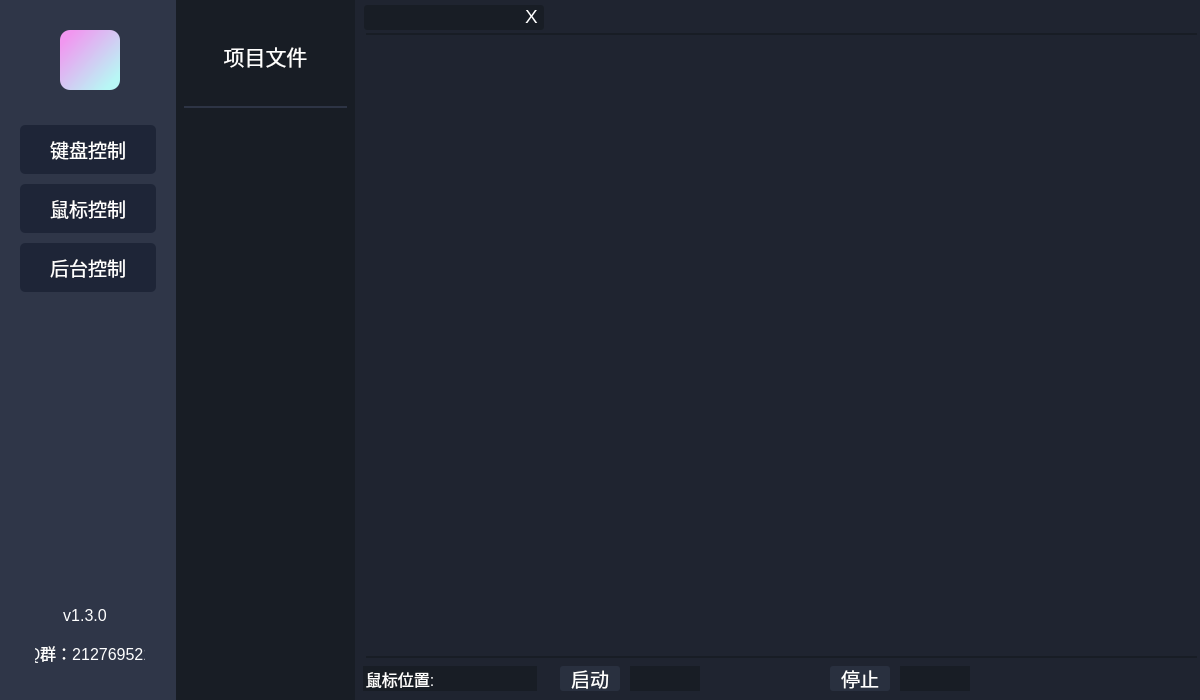
<?xml version="1.0" encoding="UTF-8"?>
<ui version="4.0">
 <class>Form</class>
 <widget class="QWidget" name="Form">
  <property name="geometry">
   <rect>
    <x>0</x>
    <y>0</y>
    <width>1200</width>
    <height>700</height>
   </rect>
  </property>
  <property name="minimumSize">
   <size>
    <width>1200</width>
    <height>700</height>
   </size>
  </property>
  <property name="maximumSize">
   <size>
    <width>1200</width>
    <height>700</height>
   </size>
  </property>
  <property name="windowTitle">
   <string>听雨按键辅助</string>
  </property>
  <property name="styleSheet">
   <string notr="true">*{
	font-family:楷体;
	color:white;
}

QLabel#label_6{
    background-color:#2d3445;
}
QLabel#label_7{
    background-color:#181D25;
}
QLabel#label_8{
    background-color:#181D25;
}
QLabel#label_11{
	font-size:24pt;
	color:red;
    background-color:#181D25,50%;
}

QLabel#label_9
{
    font-size:12pt;
    /*背景颜色*/  
    background-color:#181D25;
}
QLabel#label_10
{
    font-size:12pt;
    /*背景颜色*/  
	background-color:#181D25;
}

QWidget { 
background-color: #1F2430;
border-radius: 0px;
}

QLabel#label_4 { 
background-color: qlineargradient(spread:pad, x1:0.114, y1:0.131, x2:0.869, y2:0.869318, stop:0 rgba(241, 151, 240, 255), stop:1 rgba(184, 247, 245, 255));
border-radius: 10px;
}

QLabel#label_5 { 
background-color: #181D25;
border-radius: 3px;

}

QLabel { 
background-color: #2f3648;
border-radius: 0px;
}

QLineEdit
{
    font-size:12pt;
    /*背景颜色*/  
    background-color:#181D25;
}

QPushButton#Button1
{
	border-radius:3px;
}
QPushButton#Button2
{
	border-radius:3px;
}
QPushButton#Button3
{
	border-radius:3px;
}


/*按钮普通态*/
QPushButton
{
    font-size:14pt;
    /*背景颜色*/  
    background-color:#29303f;
    /*边框圆角半径*/ 
    border-radius:5px;
}
 
/*按钮停留态*/
QPushButton:hover
{
    /*背景颜色*/  
    background-color:#363A45;
}
 
/*按钮按下态*/
QPushButton:pressed
{
    /*背景颜色*/  
    background-color:#000000;
    /*左内边距为3像素，让按下时字向右移动3像素*/  
    padding-left:1px;
    /*上内边距为3像素，让按下时字向下移动3像素*/  
    padding-top:1px;
}


/*滑块原始状态*/
QScrollBar::handle:vertical
{
    background:#404755;  
}

/*滑块光标经过状态*/
QScrollBar::handle:vertical:hover 
{
    background-color:#4F5767;
}


/*滑块已经经过的滑轨区域的颜色*/
QScrollBar::add-page:vertical
{
    background:#2F3648;
}

/*滑块还没经过的滑轨区域的颜色*/
QScrollBar::sub-page:vertical
{
    background:#2F3648; 
}


</string>
  </property>
  <widget class="QLabel" name="label">
   <property name="geometry">
    <rect>
     <x>0</x>
     <y>0</y>
     <width>181</width>
     <height>700</height>
    </rect>
   </property>
   <property name="minimumSize">
    <size>
     <width>0</width>
     <height>0</height>
    </size>
   </property>
   <property name="text">
    <string/>
   </property>
   <property name="scaledContents">
    <bool>false</bool>
   </property>
  </widget>
  <widget class="QPlainTextEdit" name="plainTextEdit">
   <property name="geometry">
    <rect>
     <x>363</x>
     <y>35</y>
     <width>831</width>
     <height>621</height>
    </rect>
   </property>
   <property name="contextMenuPolicy">
    <enum>Qt::CustomContextMenu</enum>
   </property>
   <property name="styleSheet">
    <string notr="true">QPlainTextEdit
{
    font-size:14pt;
	selection-background-color:#2A3546
}
</string>
   </property>
   <property name="tabChangesFocus">
    <bool>false</bool>
   </property>
   <property name="readOnly">
    <bool>false</bool>
   </property>
   <property name="plainText">
    <string/>
   </property>
   <property name="tabStopDistance">
    <double>40.000000000000000</double>
   </property>
   <property name="cursorWidth">
    <number>1</number>
   </property>
  </widget>
  <widget class="QLabel" name="label_2">
   <property name="geometry">
    <rect>
     <x>180</x>
     <y>40</y>
     <width>171</width>
     <height>31</height>
    </rect>
   </property>
   <property name="styleSheet">
    <string notr="true">QLabel#label_2{

    font-size:16pt;
    /*背景颜色*/  
    background-color:#181D25;

}</string>
   </property>
   <property name="text">
    <string>项目文件</string>
   </property>
   <property name="alignment">
    <set>Qt::AlignCenter</set>
   </property>
  </widget>
  <widget class="QListWidget" name="listWidget">
   <property name="geometry">
    <rect>
     <x>180</x>
     <y>130</y>
     <width>171</width>
     <height>571</height>
    </rect>
   </property>
   <property name="contextMenuPolicy">
    <enum>Qt::CustomContextMenu</enum>
   </property>
   <property name="styleSheet">
    <string notr="true">QListWidget#listWidget{

    font-size:12pt;
    /*背景颜色*/  
    background-color:#181D25;
	/*不显示虚线*/
	outline:0px;
}

/*原始状态*/
QListWidget::item{
	/*上下宽度*/
	padding-top:4px;
	padding-bottom:4px;
	/*间隔*/
	margin-top:1px;
	margin-bottom:1px;
	background-color:#1e2537;
	border-radius:3px;
}

/*悬停状态*/
QListWidget::item:hover{
	background-color:#292e3a;
}

/*选中状态*/
QListWidget::item:selected
{
    background-color:#000000;
}

/*失去焦点状态*/
QListWidget::item:selected:!active
{
border-width:0px; 
background:#000000;
color:white;
 }

</string>
   </property>
  </widget>
  <widget class="QLabel" name="label_3">
   <property name="geometry">
    <rect>
     <x>176</x>
     <y>0</y>
     <width>179</width>
     <height>701</height>
    </rect>
   </property>
   <property name="styleSheet">
    <string notr="true">QLabel#label_3{

    /*背景颜色*/  
    background-color:#181D25;

}</string>
   </property>
   <property name="text">
    <string/>
   </property>
  </widget>
  <widget class="QLineEdit" name="lineEdit1">
   <property name="geometry">
    <rect>
     <x>630</x>
     <y>666</y>
     <width>70</width>
     <height>25</height>
    </rect>
   </property>
   <property name="contextMenuPolicy">
    <enum>Qt::CustomContextMenu</enum>
   </property>
   <property name="text">
    <string/>
   </property>
   <property name="alignment">
    <set>Qt::AlignCenter</set>
   </property>
  </widget>
  <widget class="QLineEdit" name="lineEdit2">
   <property name="geometry">
    <rect>
     <x>900</x>
     <y>666</y>
     <width>70</width>
     <height>25</height>
    </rect>
   </property>
   <property name="contextMenuPolicy">
    <enum>Qt::CustomContextMenu</enum>
   </property>
   <property name="alignment">
    <set>Qt::AlignCenter</set>
   </property>
  </widget>
  <widget class="QPushButton" name="Button1">
   <property name="geometry">
    <rect>
     <x>560</x>
     <y>666</y>
     <width>60</width>
     <height>25</height>
    </rect>
   </property>
   <property name="text">
    <string>启动</string>
   </property>
  </widget>
  <widget class="QPushButton" name="Button2">
   <property name="geometry">
    <rect>
     <x>830</x>
     <y>666</y>
     <width>60</width>
     <height>25</height>
    </rect>
   </property>
   <property name="text">
    <string>停止</string>
   </property>
  </widget>
  <widget class="QLabel" name="label_4">
   <property name="geometry">
    <rect>
     <x>60</x>
     <y>30</y>
     <width>60</width>
     <height>60</height>
    </rect>
   </property>
   <property name="styleSheet">
    <string notr="true"/>
   </property>
   <property name="text">
    <string/>
   </property>
   <property name="pixmap">
    <pixmap>UI/logo_ui.png</pixmap>
   </property>
   <property name="scaledContents">
    <bool>true</bool>
   </property>
  </widget>
  <widget class="QListWidget" name="listWidget_2">
   <property name="geometry">
    <rect>
     <x>0</x>
     <y>120</y>
     <width>176</width>
     <height>581</height>
    </rect>
   </property>
   <property name="styleSheet">
    <string notr="true">QListWidget#listWidget_2{

    font-size:14pt;
    /*背景颜色*/  
    background-color:#2F3648;
	/*不显示虚线*/
	outline:0px;
}

/*原始状态*/
QListWidget::item{
	/*上下宽度*/
	padding-top:10px;
	padding-bottom:10px;
	/*间隔*/
	margin-top:5px;
	margin-bottom:5px;
	margin-left:20px;
	margin-right:20px;
	background-color:#1e2537;
	border-radius:5px;
}

/*悬停状态*/
QListWidget::item:hover{
	background-color:#181D25;
}

/*选中状态*/
QListWidget::item:selected
{
    background-color:#000000;
}

/*失去焦点状态*/
QListWidget::item:selected:!active
{
border-width:0px; 
background:#000000;
color:white;
 }

</string>
   </property>
   <item>
    <property name="text">
     <string>键盘控制</string>
    </property>
    <property name="textAlignment">
     <set>AlignCenter</set>
    </property>
   </item>
   <item>
    <property name="text">
     <string>鼠标控制</string>
    </property>
    <property name="textAlignment">
     <set>AlignCenter</set>
    </property>
   </item>
   <item>
    <property name="text">
     <string>后台控制</string>
    </property>
    <property name="textAlignment">
     <set>AlignCenter</set>
    </property>
   </item>
  </widget>
  <widget class="QLabel" name="label_5">
   <property name="geometry">
    <rect>
     <x>364</x>
     <y>5</y>
     <width>180</width>
     <height>25</height>
    </rect>
   </property>
   <property name="styleSheet">
    <string notr="true">QLabel#label_5{

    font-size:12pt;
    /*字体颜色为白色*/    
    color:white;

}</string>
   </property>
   <property name="text">
    <string/>
   </property>
   <property name="alignment">
    <set>Qt::AlignCenter</set>
   </property>
  </widget>
  <widget class="QPushButton" name="Button3">
   <property name="geometry">
    <rect>
     <x>520</x>
     <y>5</y>
     <width>23</width>
     <height>23</height>
    </rect>
   </property>
   <property name="styleSheet">
    <string notr="true">/*按钮普通态*/
QPushButton#Button3
{
    font-size:14pt;
    /*背景颜色*/  
	background: transparent;
    /*background-color:#181D25;*/
    /*边框圆角半径*/ 
    border-radius:5px;
}
 
/*按钮停留态*/
QPushButton#Button3:hover
{
    /*背景颜色*/  
    background-color:#363A45;
}
 
/*按钮按下态*/
QPushButton#Button3:pressed
{
    /*背景颜色*/  
    background-color:#000000;
    /*左内边距为3像素，让按下时字向右移动3像素*/  
    padding-left:1px;
    /*上内边距为3像素，让按下时字向下移动3像素*/  
    padding-top:1px;
}</string>
   </property>
   <property name="text">
    <string>X</string>
   </property>
  </widget>
  <widget class="QLabel" name="label_6">
   <property name="geometry">
    <rect>
     <x>184</x>
     <y>106</y>
     <width>163</width>
     <height>2</height>
    </rect>
   </property>
   <property name="text">
    <string/>
   </property>
  </widget>
  <widget class="QLabel" name="label_7">
   <property name="geometry">
    <rect>
     <x>366</x>
     <y>33</y>
     <width>831</width>
     <height>2</height>
    </rect>
   </property>
   <property name="text">
    <string/>
   </property>
  </widget>
  <widget class="QLabel" name="label_8">
   <property name="geometry">
    <rect>
     <x>366</x>
     <y>656</y>
     <width>831</width>
     <height>2</height>
    </rect>
   </property>
   <property name="text">
    <string/>
   </property>
  </widget>
  <widget class="QLabel" name="label_9">
   <property name="geometry">
    <rect>
     <x>363</x>
     <y>666</y>
     <width>74</width>
     <height>25</height>
    </rect>
   </property>
   <property name="styleSheet">
    <string notr="true">QLabel#label_2{

    font-size:16pt;
    /*背景颜色*/  
    background-color:#181D25;

}</string>
   </property>
   <property name="text">
    <string>鼠标位置:</string>
   </property>
   <property name="alignment">
    <set>Qt::AlignCenter</set>
   </property>
  </widget>
  <widget class="QLineEdit" name="lineEdit3">
   <property name="geometry">
    <rect>
     <x>437</x>
     <y>666</y>
     <width>100</width>
     <height>25</height>
    </rect>
   </property>
   <property name="contextMenuPolicy">
    <enum>Qt::CustomContextMenu</enum>
   </property>
   <property name="text">
    <string/>
   </property>
   <property name="alignment">
    <set>Qt::AlignCenter</set>
   </property>
  </widget>
  <widget class="QLabel" name="label_10">
   <property name="geometry">
    <rect>
     <x>40</x>
     <y>600</y>
     <width>90</width>
     <height>31</height>
    </rect>
   </property>
   <property name="styleSheet">
    <string notr="true">QLabel#label_10{

    font-size:12pt;
    /*背景颜色*/  
    background-color:#2F3648;

}</string>
   </property>
   <property name="text">
    <string>v1.3.0</string>
   </property>
   <property name="alignment">
    <set>Qt::AlignCenter</set>
   </property>
  </widget>
  <widget class="QLabel" name="label_11">
   <property name="geometry">
    <rect>
     <x>620</x>
     <y>260</y>
     <width>301</width>
     <height>111</height>
    </rect>
   </property>
   <property name="text">
    <string/>
   </property>
   <property name="alignment">
    <set>Qt::AlignCenter</set>
   </property>
  </widget>
  <widget class="QLabel" name="label_12">
   <property name="geometry">
    <rect>
     <x>35</x>
     <y>637</y>
     <width>110</width>
     <height>31</height>
    </rect>
   </property>
   <property name="styleSheet">
    <string notr="true">QLabel#label_12{

    font-size:12pt;
    /*背景颜色*/  
    background-color:#2F3648;

}</string>
   </property>
   <property name="text">
    <string>Q群：212769521</string>
   </property>
   <property name="alignment">
    <set>Qt::AlignCenter</set>
   </property>
  </widget>
  <zorder>label</zorder>
  <zorder>label_3</zorder>
  <zorder>plainTextEdit</zorder>
  <zorder>label_2</zorder>
  <zorder>listWidget</zorder>
  <zorder>lineEdit1</zorder>
  <zorder>lineEdit2</zorder>
  <zorder>Button1</zorder>
  <zorder>Button2</zorder>
  <zorder>label_4</zorder>
  <zorder>listWidget_2</zorder>
  <zorder>label_5</zorder>
  <zorder>Button3</zorder>
  <zorder>label_6</zorder>
  <zorder>label_7</zorder>
  <zorder>label_8</zorder>
  <zorder>label_9</zorder>
  <zorder>lineEdit3</zorder>
  <zorder>label_10</zorder>
  <zorder>label_11</zorder>
  <zorder>label_12</zorder>
 </widget>
 <resources/>
 <connections/>
</ui>
